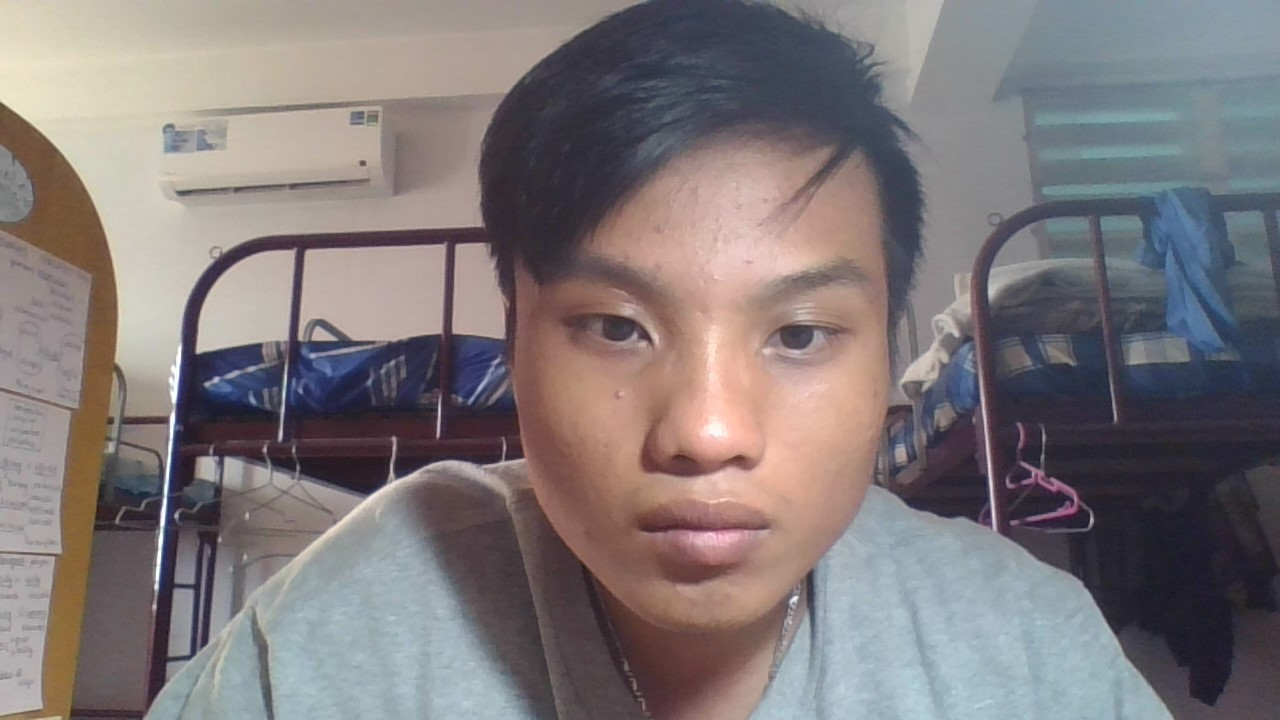
#> input picture client/test.jpg, 1280 x 720 px
$ python client.py
#> lines starting #> are read from the running program, lines starting #| are printed output that depends on the picture
### client/utils.py

from config import config
import cv2
import numpy as np


class Alert_by_counting_frames():
    def __init__(self):
        self.ear_thesh = config['ear_thesh']
        self.mar_thesh = config['mar_thesh']
        self.ear_frame_count_thesh = config['ear_frame_count_thesh']
        self.mar_frame_count_thesh = config['mar_frame_count_thesh']
        self.phone_frame_count_thesh = config['phone_frame_count_thesh']
        self.cigarette_frame_count_thesh = config['cigarette_frame_count_thesh']
        self.number_of_func = 5

        #do not change the variables below
        self.dict_ar_lists = {
            'ear':[0]*15,
            'mar':[0]*15,
            'phone':[0]*10,
            'cigarette':[0]*10,
        }

    def put_warning_text(self, frame, text, idx):
        cv2.putText(frame,text, (frame.shape[1]*idx//self.number_of_func, frame.shape[0]*9//10), cv2.FONT_HERSHEY_SIMPLEX, 0.7, (0, 0, 255), 3)

    # [20 lines left out: function recieve_values_ear_mar, not called in this run]
            # cv2.putText(frame,f"YAWNING", (frame.shape[1]*1//self.number_of_func, frame.shape[0]*9//10), cv2.FONT_HERSHEY_SIMPLEX, 1.0, (0, 0, 255), 5)


    def recieve_values_hand(self, frame, multi_hands):
        if multi_hands.multi_hand_landmarks != None:
            self.put_warning_text(frame, "HAND DETECTED", 2)
            # cv2.putText(frame,f"HAND DETECTED", (frame.shape[1]*2//self.number_of_func, frame.shape[0]*9//10), cv2.FONT_HERSHEY_SIMPLEX, 1.0, (0, 0, 255), 5)

    # [19 lines left out: function recieve_values_phone_cigarette, not called in this run]

import threading
class CustomThread(threading.Thread):
    # [4 lines left out: function __init__, not called in this run]

    def run(self):
        if self._target is not None:
            self._return = self._target(*self._args, **self._kwargs)

    def join(self, *args):
        threading.Thread.join(self, *args)
        return self._return

### client/client.py
# Copyright 2020-2021, NVIDIA CORPORATION & AFFILIATES. All rights reserved.
#
# Redistribution and use in source and binary forms, with or without
# modification, are permitted provided that the following conditions
# are met:
#  * Redistributions of source code must retain the above copyright
#    notice, this list of conditions and the following disclaimer.
#  * Redistributions in binary form must reproduce the above copyright
#    notice, this list of conditions and the following disclaimer in the
#    documentation and/or other materials provided with the distribution.
#  * Neither the name of NVIDIA CORPORATION nor the names of its
#    contributors may be used to endorse or promote products derived
#    from this software without specific prior written permission.
#
# THIS SOFTWARE IS PROVIDED BY THE COPYRIGHT HOLDERS ``AS IS'' AND ANY
# EXPRESS OR IMPLIED WARRANTIES, INCLUDING, BUT NOT LIMITED TO, THE
# IMPLIED WARRANTIES OF MERCHANTABILITY AND FITNESS FOR A PARTICULAR
# PURPOSE ARE DISCLAIMED.  IN NO EVENT SHALL THE COPYRIGHT OWNER OR
# CONTRIBUTORS BE LIABLE FOR ANY DIRECT, INDIRECT, INCIDENTAL, SPECIAL,
# EXEMPLARY, OR CONSEQUENTIAL DAMAGES (INCLUDING, BUT NOT LIMITED TO,
# PROCUREMENT OF SUBSTITUTE GOODS OR SERVICES; LOSS OF USE, DATA, OR
# PROFITS; OR BUSINESS INTERRUPTION) HOWEVER CAUSED AND ON ANY THEORY
# OF LIABILITY, WHETHER IN CONTRACT, STRICT LIABILITY, OR TORT
# (INCLUDING NEGLIGENCE OR OTHERWISE) ARISING IN ANY WAY OUT OF THE USE
# OF THIS SOFTWARE, EVEN IF ADVISED OF THE POSSIBILITY OF SUCH DAMAGE.

from tritonclient.utils import *
import tritonclient.http as httpclient
import sys
import cv2
import numpy as np
import time
from config import config
from utils import Alert_by_counting_frames, CustomThread

alerter = Alert_by_counting_frames()

def call_API(input, model_name, inpu_type):

    with httpclient.InferenceServerClient("localhost:8000") as client:
        input0_data = input.astype(inpu_type)
        inputs = [
            httpclient.InferInput("INPUT0", input0_data.shape,
                                np_to_triton_dtype(input0_data.dtype)),
        ]

        inputs[0].set_data_from_numpy(input0_data)

        outputs = [
            httpclient.InferRequestedOutput("OUTPUT0"),
        ]

        response = client.infer(model_name,
                                inputs,
                                request_id=str(1),
                                outputs=outputs)

        result = response.get_response()
        output0_data = response.as_numpy("OUTPUT0")

        return output0_data


print('**TEST WITH IMAGE**')
image = cv2.imread('./test.jpg')
#> image is the input picture: shape (720, 1280, 3); mean B, G, R 121.3, 120.1, 127.6
image = cv2.flip(image, 1)
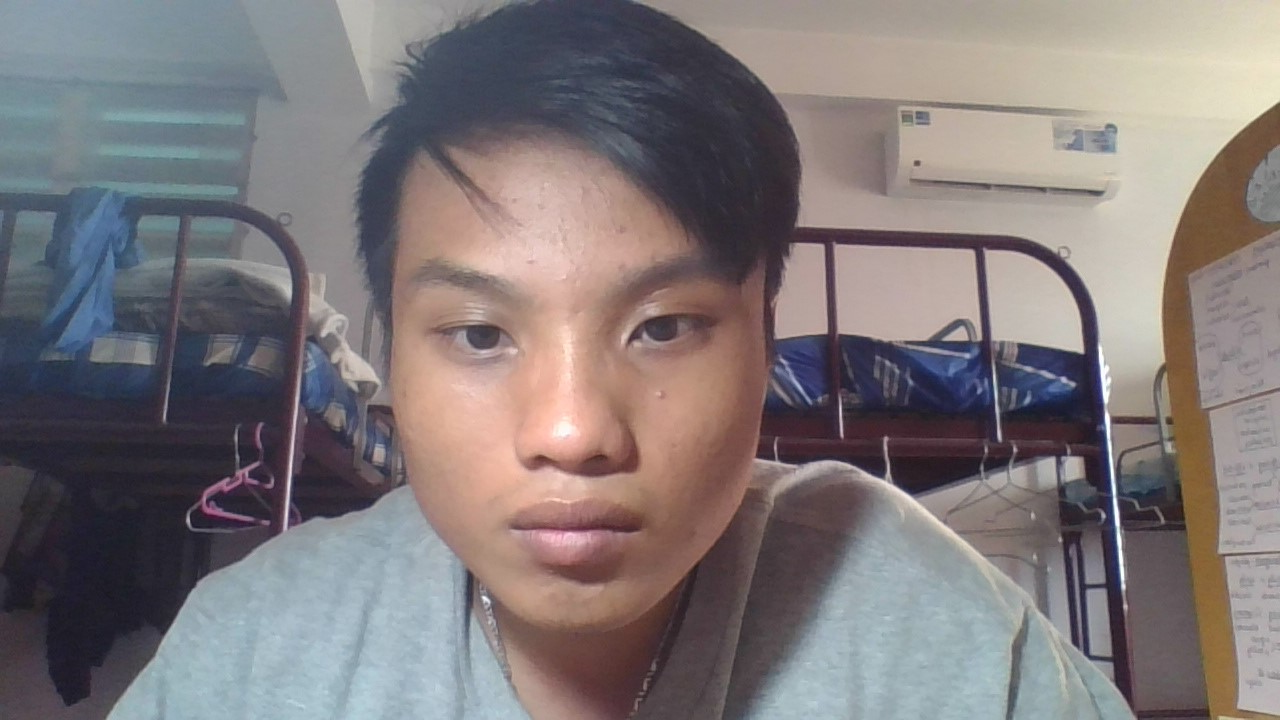
#> image: shape (720, 1280, 3); mean B, G, R 121.3, 120.1, 127.6

start = time.time()

arrayPoint = call_API(image, "get_multile_face_landmarks", np.uint8)
#> (the run stopped early here; a loop or call above may not have finished)
